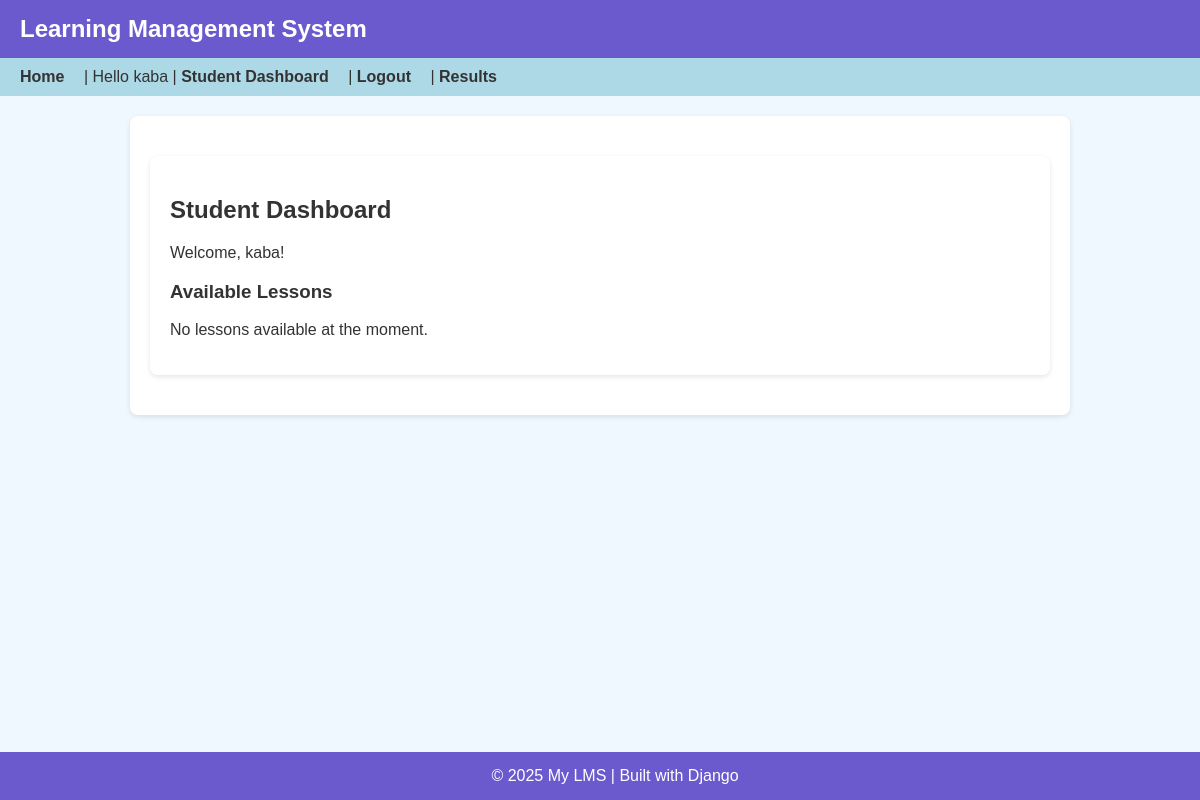
Page /student/dashboard/ (signed in) on the earlier database version.
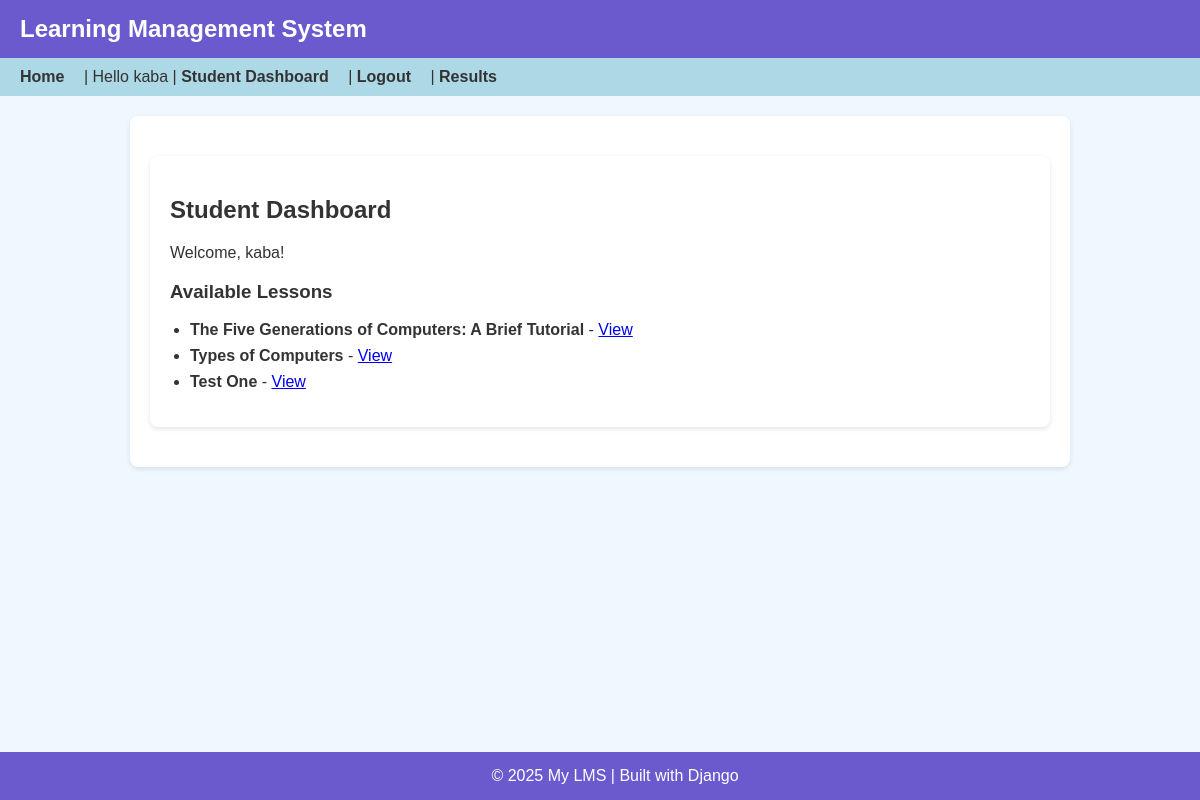
Same page on the later database version.
### courses/models.py (models this page shows, shortened)
class Lesson(models.Model):
    course = models.ForeignKey(Course, on_delete=models.CASCADE, related_name='lessons')
    title = models.CharField(max_length=200)
    content = models.TextField()
    created_at = models.DateTimeField(auto_now_add=True)

### courses/views.py (the view)
# urls.py: path('student/dashboard/', views.student_dashboard, name='student_dashboard'),
@login_required
def student_dashboard(request):
    lessons = Lesson.objects.select_related('course').all()
    return render(request, 'courses/student_dashboard.html', {'lessons': lessons})

### courses/templates/courses/student_dashboard.html
{% extends "base.html" %}
{% block content %}
<div class="container">
    <h2>Student Dashboard</h2>
    <p>Welcome, {{ user.username }}!</p>
    <h3>Available Lessons</h3>
    {% if lessons %}
        <ul>
            {% for lesson in lessons %}
                <li>
                    <strong>{{ lesson.title }}</strong> -
                    <a href="{% url 'courses:lesson_detail' lesson.id %}">View</a>
                </li>
            {% endfor %}
        </ul>
    {% else %}
        <p>No lessons available at the moment.</p>
    {% endif %}
</div>
{% endblock %}

Differences in the rows shown:
added Lesson: title "The Five Generations of Computers: A Brief Tutorial"
added Lesson: title "Types of Computers"
added Lesson: title "Test One"
Other differences:
text no longer shown: "No lessons available at the moment."
